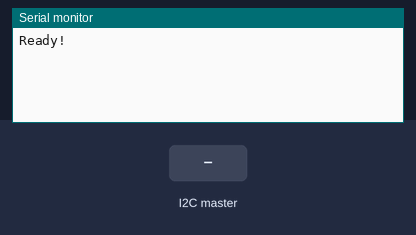
Recording of a sketch running on a simulated Arduino Uno, built with avr-gcc and run on an emulated ATmega328P. On the bench: the last lines printed to the serial monitor. The test bench sets the inputs (shaded band).

Above: at 1.2 s.
1.3 s: the I2C master sends the byte 1
At 1.8 s:
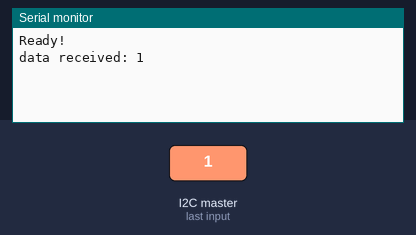
2.8 s: the I2C master sends the byte 0
At 4.1 s:
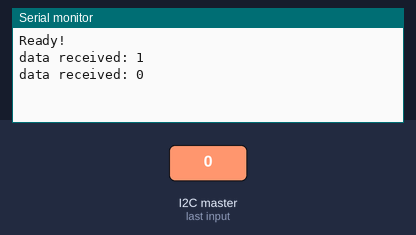

The sketch:

test2.ino
```cpp
/**
 * PI (maestro) envía 1 byte a un Arduino (esclavo)
 * [pi] bus.write_byte(address, value) -> [arduino] Wire.onReceive(handler(int byteCount));
 */

#include <Wire.h>

#define SLAVE_ADDRESS 0x04

int number = 0;

void setup(){
    Serial.begin(9600);
    Wire.begin(SLAVE_ADDRESS);
    Wire.onReceive(receiveData);
    Serial.println("Ready!");
}

void loop(){
    delay(100);
}

void receiveData(int byteCount){
    while(Wire.available()) {
        number = Wire.read();
        Serial.print("data received: ");
        Serial.println(number);
     }
}
```

Measured:
- after the input at 1.3 s, the serial monitor: prints a new line at once (image 1)
- after the input at 2.8 s, the serial monitor: prints a new line at once (image 2)
